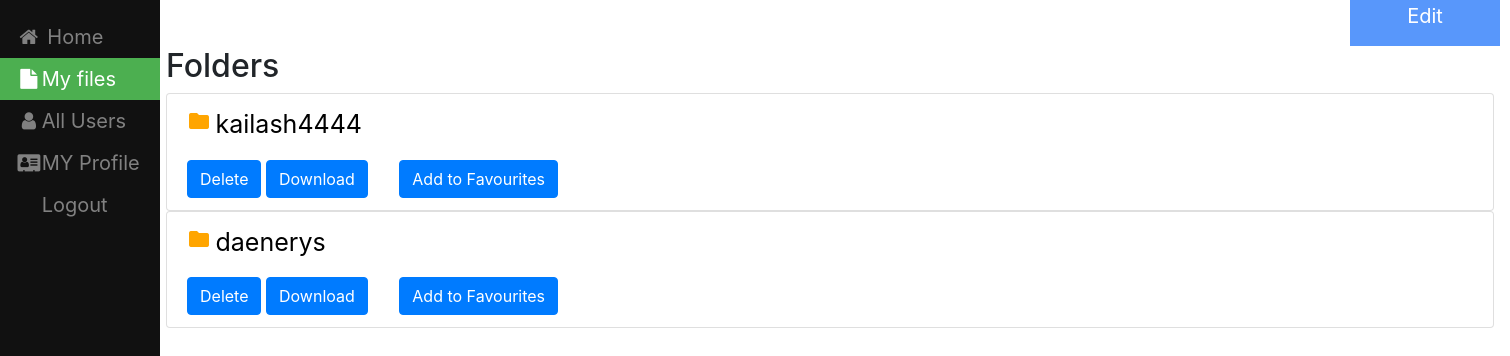
Page /My_Files (signed in) on the earlier database version.
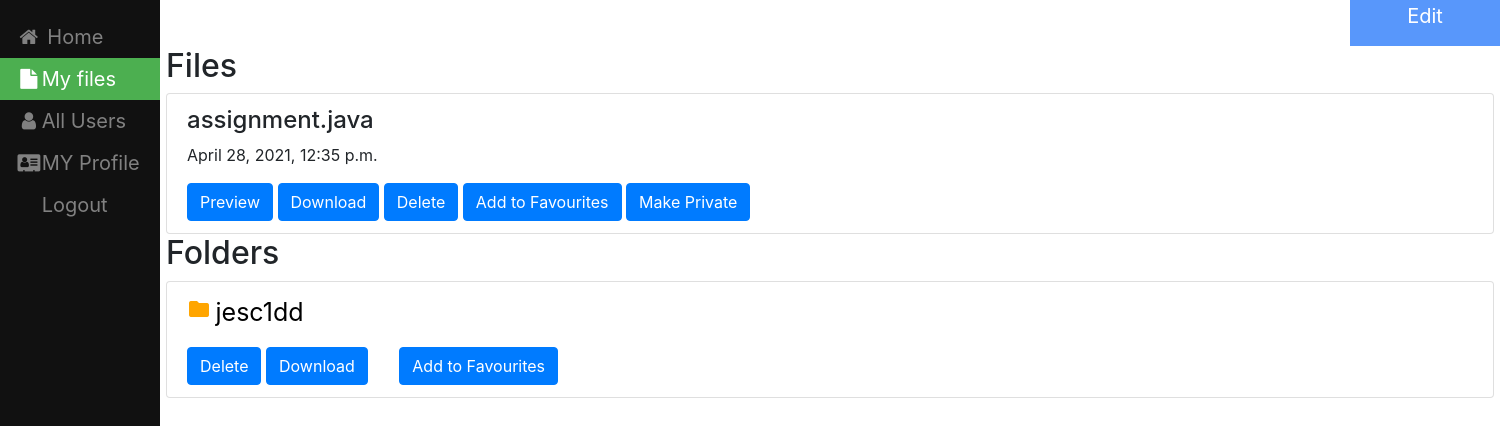
Same page on the later database version.
### filesharing/models.py (models this page shows, shortened)
class Folder(models.Model):
    name=models.CharField(max_length=100,null=True,blank=True)
    user=models.ForeignKey(User,on_delete=models.CASCADE, default=None)
    linkedfolder=models.ForeignKey("self",null=True,on_delete=models.CASCADE,blank=True)
    def __str__(self):
        return  self.name

class File(models.Model):
    name = models.CharField(max_length=100,null=True,blank=True)
    file=models.FileField(upload_to=user_directory_path);
    created_on = models.DateTimeField(auto_now_add=True)
    user = models.ForeignKey(User,on_delete=models.CASCADE, default=None)
    folder=models.ForeignKey(Folder,null=True,on_delete=models.CASCADE,blank=True)
    isprivate = models.BooleanField(default=False)

### filesharing/views.py (the view)
# urls.py: path('My_Files',views.My_Files,name='My_Files'),
def My_Files(request):
    user = request.user
    all_files = File.objects.filter(user=user)
    all_folders = Folder.objects.filter(user=user)
    top_folder = all_folders.filter(linkedfolder__isnull=True)
    top_file = all_files.filter(folder__isnull=True)
    f = fav.objects.filter(user=request.user)
    files = f
    fi = set(())
    fold = set(())
    for i in range(len(files)):
        if files[i].sfile:
            fi.add(files[i].sfile.id)
        elif files[i].sfolder:
            fold.add(files[i].sfolder.id)
    favfiles = []
    notfavfiles = []
    favfolders = []
    notfavfolders = []
    for i in range(len(top_file)):
        if top_file[i].id in fi:
            favfiles.append(top_file[i])
        else:
            notfavfiles.append(top_file[i])
    for i in range(len(top_folder)):
        if top_folder[i].id in fold:
            favfolders.append(top_folder[i])
        else:
            notfavfolders.append(top_folder[i])
    context = {'all_files': favfiles, 'notfav':notfavfiles,'all_folders': favfolders,'notfavfolders':notfavfolders}
    return render(request, 'filesharing/MY_Files.html', context)

### templates/filesharing/MY_Files.html (shortened to what this page needs)
{% load static %}
<!DOCTYPE html>
<html lang="en" dir="ltr">
  <head>
    <link rel="stylesheet" type="text/css" href="{%  static "css/styles.css" %}"/>
    <link rel="stylesheet" href="https://cdnjs.cloudflare.com/ajax/libs/font-awesome/4.7.0/css/font-awesome.min.css">
    <link rel="stylesheet" href="https://maxcdn.bootstrapcdn.com/bootstrap/4.0.0/css/bootstrap.min.css">
  </head>
<body>
<div class="sidebar">
  <a href="home1"><i class="fa fa-fw fa-home"></i> Home</a>
  <a class="active" href="My_Files"><i class="fa fa-fw fa-file"></i>My files</a>
  <a href="allusers"><i class="fa fa-fw fa-user"></i>All Users</a>
  <a href="createdprofile"><i class="fa fa-fw fa-address-card"></i>MY Profile</a>
  <a href="logout">Logout</a>
 </div>
<div class="dropdown">
  <button class="dropbtn">Edit </button>
</div>
<div class="content">
  <div class="list-group">
    {%  if notfav or all_files  %}
  <h2> Files</h2>
  {% endif %}
 </div>
{% for file in notfav %}
        <div class="list-group">
             <div class="list-group-item">
                 <h4 class="list-group-item-text">{{ file.name}}</h4>
                  <p class="list-group-item-text">{{ file.created_on}}</p>
                <td> <a class="list-group-item-text" href="{{ file.file.url }}" target="_blank"><button type="button" class="btn btn-primary">Preview</button> </a> </td>
                 <a class="list-group-item-text" href="{{ file.file.url }}" target="_blank" download><button type="button" class="btn btn-primary">Download</button></a>
               <a class="list-group-item-text" href="{% url 'filesharing:delete' file.pk %}" ><button type="button" class="btn btn-primary">Delete</button></a>
                 <a class="list-group-item-text" href="{% url 'filesharing:starredfile' file.pk  %}" ><button type="button" class="btn btn-primary">Add to Favourites</button></a>
                 {% if file.isprivate %}
                    <a class="list-group-item-text" href="{% url 'filesharing:makepublic' file.pk %}" ><button type="button" class="btn btn-primary">Make Public</button></a>
                 {% else %}
                     <a class="list-group-item-text" href="{% url 'filesharing:makeprivate' file.pk %}" ><button type="button" class="btn btn-primary">Make Private</button></a>
                  {% endif %}
             </div>
        </div>
 {% endfor %}
 <div class="list-group">
 {% if all_folders or notfavfolders %}
 <h2> Folders</h2>
{% endif %}
 </div>
 <div class="list-group">
{% for f in notfavfolders %}
        <div class="list-group">
             <div class="list-group-item">
                   <i class="material-icons"  style="color: orange" >
                 </i>
                 <a  style="font-size:25px;color:black" href="{% url 'filesharing:user-linked-files' f.id %}" > {{ f }} </a> <br>
                      <a  class="list-group-item-text"  href="{% url 'filesharing:folder-delete' f.id %}" ><button type="button" class="btn btn-primary">Delete</button></a>
                 <a class="list-group-item-text" href="{% url 'filesharing:download_folder' f.id %}" target="_blank" download><button type="button" class="btn btn-primary">Download</button></a>&nbsp;&nbsp;&nbsp;&nbsp;&nbsp;&nbsp;
                 <a class="list-group-item-text" href="{% url 'filesharing:starredfolder' f.id %}" ><button type="button" class="btn btn-primary">Add to Favourites</button></a>
          </div>
        </div>
 {% endfor %}
 </div>
</div>
</body>
</html>

Differences in the rows shown:
removed Folder: name "kailash4444"
removed Folder: name "daenerys"
added File: name "assignment.java", created_on "April 28, 2021, 12:35 p.m.", isprivate "Make Private"
added Folder: name "jesc1dd"
Other differences:
text now shown: "Files"
